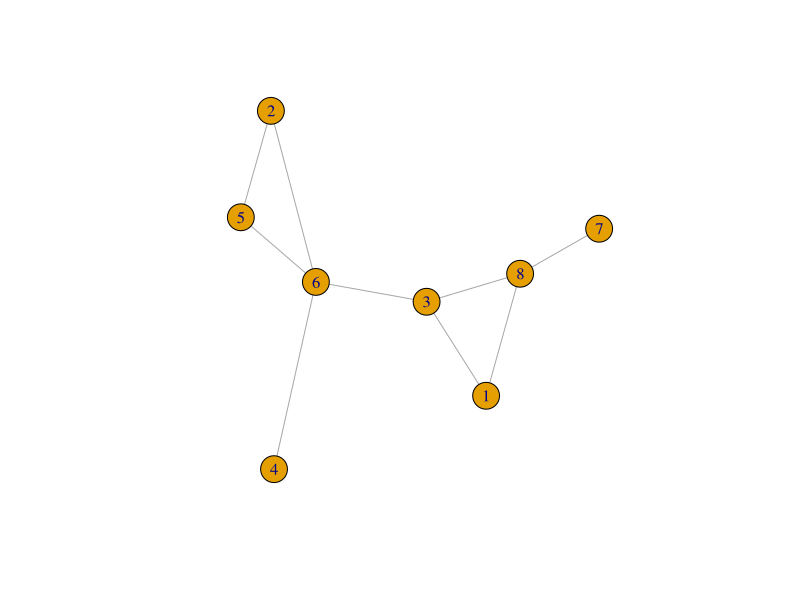

Reproduce this figure in R.
## ---- chunk 1
   library(igraph)
   set.seed(234)
   g <- erdos.renyi.game(8, 0.5)
## ---- chunk 2
#| echo: false
   plot(g)
## ---- chunk 3
   nsp <- function(x) {
      n <- vcount(g)
      S <- matrix(0, n, n)
      for (i in 1:n) {
            for (j in 1:n) {
                  if (j %in% neighbors(x, i) != TRUE) {
                     S[i, j] <- length(all_shortest_paths(x, i, j)$vpaths)
               }
            }
         }
      return(S)
   }
## ---- chunk 4
   cube <- function(g) {
   kill.ends <- function(x) {
      x <- x[-c(1, length(x))]
      return(x)
      }
      n <- vcount(g)
      n.paths <- 0
      c <- array(rep(n^2*n, 0), c(n, n, n))
      for (b in 1:n) {
         for (s in 1:n) {
            for (r in 1:n) {
               if (s != r & r %in% neighbors(g, s) == FALSE) {
                  p.sr <- all_shortest_paths(g, s, r)
                  inner.nodes <- lapply(p.sr$vpaths, kill.ends)
                  c[s, r, b] <- sum(as.numeric(sapply(inner.nodes, function(x) {b %in% x})))
               }
               else if (s == r) {
                  c[s, r, b] <- 0
               }
               else if (r %in% neighbors(g, s) == TRUE) {
                  c[s, r, b] <- 0
               }
            }
         }
      }
   S <- nsp(g)
   for (i in 1:n) {
      c[, , i] <- c[, , i]/S
      }
   c[is.na(c)] <- 0
   c <- round(c, 2)
   return(c)
   }
## ---- chunk 5
   srb <- cube(g)
   rowSums(srb[ , , 6])
## ---- chunk 6
   b.cube <- colSums(srb, dims = 2)/2
   b.igraph <- betweenness(g)
   b.cube
   b.igraph
## ---- chunk 7
   dep.ij <- function(c) {
      n <- nrow(c)
      dep.ij <- rowSums(c[, , 1])
      for (i in 2:n) {
         dep.ij <- cbind(dep.ij,  rowSums(c[, , i]))
         
         }
      rownames(dep.ij) <- 1:n
      colnames(dep.ij) <- 1:n
      return(dep.ij)
   }
## ---- chunk 8
   d <- dep.ij(srb)
   library(kableExtra)
   kbl(d, format = "html", align = "c", row.names = TRUE,
       caption = "Dependence Matrix.") %>% 
      column_spec(1, bold = TRUE) %>%
   kable_styling(bootstrap_options = c("hover", "condensed", "responsive"))
## ---- chunk 9
   colSums(d)/2
## ---- chunk 10
   c.c <- rowSums(distances(g))
   c.d <- rowSums(d) + (vcount(g) - 1)
   round(1/c.c, 3)
   round(1/c.d, 3)
